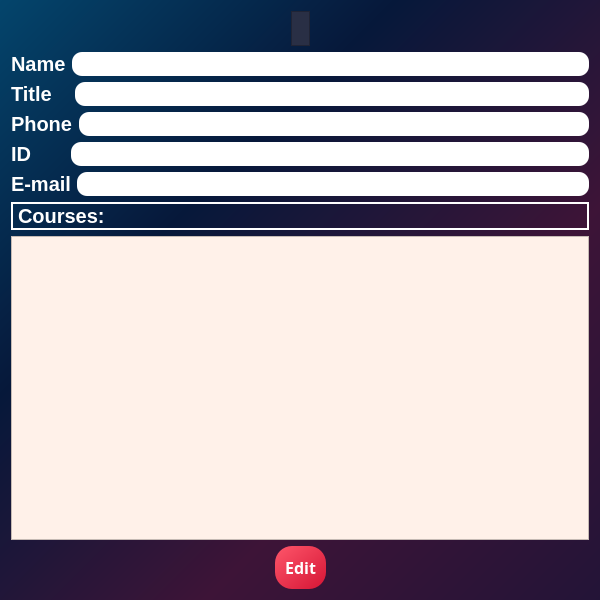
<?xml version="1.0" encoding="UTF-8"?>
<ui version="4.0">
 <class>ProfessorInfoPage</class>
 <widget class="QDialog" name="ProfessorInfoPage">
  <property name="geometry">
   <rect>
    <x>0</x>
    <y>0</y>
    <width>600</width>
    <height>600</height>
   </rect>
  </property>
  <property name="windowTitle">
   <string>Professor Info Page</string>
  </property>
  <property name="styleSheet">
   <string notr="true">/*Copyright (c) DevSec Studio. All rights reserved.

MIT License

Permission is hereby granted, free of charge, to any person obtaining a copy
of this software and associated documentation files (the &quot;Software&quot;), to deal
in the Software without restriction, including without limitation the rights
to use, copy, modify, merge, publish, distribute, sublicense, and/or sell
copies of the Software, and to permit persons to whom the Software is
furnished to do so, subject to the following conditions:

The above copyright notice and this permission notice shall be included in all
copies or substantial portions of the Software.

THE SOFTWARE IS PROVIDED *AS IS*, WITHOUT WARRANTY OF ANY KIND, EXPRESS OR
IMPLIED, INCLUDING BUT NOT LIMITED TO THE WARRANTIES OF MERCHANTABILITY,
FITNESS FOR A PARTICULAR PURPOSE AND NONINFRINGEMENT. IN NO EVENT SHALL THE
AUTHORS OR COPYRIGHT HOLDERS BE LIABLE FOR ANY CLAIM, DAMAGES OR OTHER
LIABILITY, WHETHER IN AN ACTION OF CONTRACT, TORT OR OTHERWISE, ARISING FROM,
OUT OF OR IN CONNECTION WITH THE SOFTWARE OR THE USE OR OTHER DEALINGS IN THE SOFTWARE.
*/

/*-----QWidget-----*/
QWidget
{
	background: qlineargradient(x1:0, y1:0, x2:1, y2:1, stop:0 #04456c, stop:0.33 #06183a, stop:0.67 #3d1437, stop:1 #231437);

	color: #ffffff;
	border-color: #000000;

}


/*-----QLabel-----*/
QLabel
{
	background-color: #292f45;
	color: #b9b9bb;
	border-color: #000000;

}


/*-----QPushButton-----*/
QPushButton
{
	background-color: #f0742f;
	color: #fff;
	font-weight: bold;
	border-style: solid;
	border-width: 1px;
	border-radius: 17px;
	border-color: #f0742f;
	padding: 10px;

}


QPushButton::hover
{
	background-color: #fc7c11;
	color: #fff;

}


QPushButton::pressed
{
	background-color: #ff6b35;
	color: #fff;

}


/*-----QToolButton-----*/
QToolButton
{
	background-color: #292f45;
	color: #000000;
	border-style: solid;
	border-color: #000000;

}


QToolButton::hover
{
	background-color: #fc7c11;
	color: #000000;
	padding: 2px;
	border-radius: 15px;
	border-color: #fc7c11;

}


QToolButton::pressed
{
	background-color: #fc7c11;
	color: #000000;
	border-style: solid;
	border-width: 2px;

}


/*-----QLineEdit-----*/
QLineEdit{
	background-color: rgb(255, 255, 255);
	color: #b9b9bb;
	font-weight: bold;
	border-style: solid;
	border-width: 2px;
	border-top: 0px;
	border-left: 0px;
	border-right: 0px;
	border-color: #b9b9bb;
	padding: 10px;

}


/*-----QCheckBox-----*/
QCheckBox
{
	background-color: transparent;
	color: #b9b9bb;
	font-weight: bold;

}


QCheckBox::indicator
{
    color: #b1b1b1;
    background-color: #00111d;
    border: 1px solid #f0742f;
    width: 12px;
    height: 12px;

}


QCheckBox::indicator:checked
{
    image:url(&quot;./ressources/check.png&quot;); /*To replace*/
	background-color: #1f2b2b;
    border: 1px solid #f0742f;

}


QCheckBox::indicator:unchecked:hover
{
    border: 1px solid #f0742f;

}


QCheckBox::disabled
{
	color: #656565;

}


QCheckBox::indicator:disabled
{
	background-color: #656565;
	color: #656565;
    border: 1px solid #656565;

}
</string>
  </property>
  <layout class="QVBoxLayout" name="verticalLayout">
   <item>
    <layout class="QHBoxLayout" name="horizontalLayout_2">
     <item>
      <spacer name="horizontalSpacer_3">
       <property name="orientation">
        <enum>Qt::Horizontal</enum>
       </property>
       <property name="sizeHint" stdset="0">
        <size>
         <width>40</width>
         <height>20</height>
        </size>
       </property>
      </spacer>
     </item>
     <item>
      <widget class="QLabel" name="FLNameLabel">
       <property name="font">
        <font>
         <pointsize>22</pointsize>
        </font>
       </property>
       <property name="frameShape">
        <enum>QFrame::StyledPanel</enum>
       </property>
       <property name="text">
        <string/>
       </property>
      </widget>
     </item>
     <item>
      <spacer name="horizontalSpacer_4">
       <property name="orientation">
        <enum>Qt::Horizontal</enum>
       </property>
       <property name="sizeHint" stdset="0">
        <size>
         <width>40</width>
         <height>20</height>
        </size>
       </property>
      </spacer>
     </item>
    </layout>
   </item>
   <item>
    <layout class="QHBoxLayout" name="horizontalLayout_6" stretch="0,1">
     <item>
      <widget class="QLabel" name="label_3">
       <property name="font">
        <font>
         <pointsize>-1</pointsize>
         <bold>true</bold>
        </font>
       </property>
       <property name="styleSheet">
        <string notr="true">color:#ffffff;
 font-weight: bold;
background: None;
font-size: 20px;</string>
       </property>
       <property name="frameShape">
        <enum>QFrame::NoFrame</enum>
       </property>
       <property name="text">
        <string>Name</string>
       </property>
      </widget>
     </item>
     <item>
      <widget class="QLabel" name="nameLabel">
       <property name="font">
        <font>
         <pointsize>12</pointsize>
        </font>
       </property>
       <property name="autoFillBackground">
        <bool>false</bool>
       </property>
       <property name="styleSheet">
        <string notr="true">  position: relative;
  display: inline-block;
  height: 32px;
  width: 240px;
  margin: 0;
  padding: 0;
  background-color: #fff;
  border: none;
  border-radius: 10px;</string>
       </property>
       <property name="frameShape">
        <enum>QFrame::Box</enum>
       </property>
       <property name="text">
        <string/>
       </property>
       <property name="openExternalLinks">
        <bool>false</bool>
       </property>
      </widget>
     </item>
    </layout>
   </item>
   <item>
    <layout class="QHBoxLayout" name="horizontalLayout_8" stretch="0,1">
     <item>
      <widget class="QLabel" name="label_14">
       <property name="font">
        <font>
         <pointsize>-1</pointsize>
         <bold>true</bold>
        </font>
       </property>
       <property name="styleSheet">
        <string notr="true">color:#ffffff;
 font-weight: bold;
background: None;
font-size: 20px;</string>
       </property>
       <property name="frameShape">
        <enum>QFrame::NoFrame</enum>
       </property>
       <property name="text">
        <string>Title   </string>
       </property>
      </widget>
     </item>
     <item>
      <widget class="QLabel" name="titleLabel">
       <property name="font">
        <font>
         <pointsize>12</pointsize>
        </font>
       </property>
       <property name="autoFillBackground">
        <bool>false</bool>
       </property>
       <property name="styleSheet">
        <string notr="true">  position: relative;
  display: inline-block;
  height: 32px;
  width: 240px;
  margin: 0;
  padding: 0;
  background-color: #fff;
  border: none;
  border-radius: 10px;</string>
       </property>
       <property name="frameShape">
        <enum>QFrame::Box</enum>
       </property>
       <property name="text">
        <string/>
       </property>
       <property name="openExternalLinks">
        <bool>false</bool>
       </property>
      </widget>
     </item>
    </layout>
   </item>
   <item>
    <layout class="QHBoxLayout" name="horizontalLayout_5" stretch="0,1">
     <item>
      <widget class="QLabel" name="label_16">
       <property name="font">
        <font>
         <pointsize>-1</pointsize>
         <bold>true</bold>
        </font>
       </property>
       <property name="styleSheet">
        <string notr="true">color:#ffffff;
 font-weight: bold;
background: None;
font-size: 20px;</string>
       </property>
       <property name="frameShape">
        <enum>QFrame::NoFrame</enum>
       </property>
       <property name="text">
        <string>Phone</string>
       </property>
      </widget>
     </item>
     <item>
      <widget class="QLabel" name="phoneLabel">
       <property name="font">
        <font>
         <pointsize>12</pointsize>
        </font>
       </property>
       <property name="autoFillBackground">
        <bool>false</bool>
       </property>
       <property name="styleSheet">
        <string notr="true">  position: relative;
  display: inline-block;
  height: 32px;
  width: 240px;
  margin: 0;
  padding: 0;
  background-color: #fff;
  border: none;
  border-radius: 10px;</string>
       </property>
       <property name="frameShape">
        <enum>QFrame::Box</enum>
       </property>
       <property name="text">
        <string/>
       </property>
       <property name="openExternalLinks">
        <bool>false</bool>
       </property>
      </widget>
     </item>
    </layout>
   </item>
   <item>
    <layout class="QHBoxLayout" name="horizontalLayout_7" stretch="0,1">
     <item>
      <widget class="QLabel" name="label_18">
       <property name="font">
        <font>
         <pointsize>-1</pointsize>
         <bold>true</bold>
        </font>
       </property>
       <property name="styleSheet">
        <string notr="true">color:#ffffff;
 font-weight: bold;
background: None;
font-size: 20px;</string>
       </property>
       <property name="frameShape">
        <enum>QFrame::NoFrame</enum>
       </property>
       <property name="text">
        <string>ID      </string>
       </property>
      </widget>
     </item>
     <item>
      <widget class="QLabel" name="idLabel">
       <property name="font">
        <font>
         <pointsize>12</pointsize>
        </font>
       </property>
       <property name="autoFillBackground">
        <bool>false</bool>
       </property>
       <property name="styleSheet">
        <string notr="true">  position: relative;
  display: inline-block;
  height: 32px;
  width: 240px;
  margin: 0;
  padding: 0;
  background-color: #fff;
  border: none;
  border-radius: 10px;</string>
       </property>
       <property name="frameShape">
        <enum>QFrame::Box</enum>
       </property>
       <property name="text">
        <string/>
       </property>
       <property name="openExternalLinks">
        <bool>false</bool>
       </property>
      </widget>
     </item>
    </layout>
   </item>
   <item>
    <layout class="QHBoxLayout" name="horizontalLayout_3" stretch="0,1">
     <item>
      <widget class="QLabel" name="label_12">
       <property name="font">
        <font>
         <pointsize>-1</pointsize>
         <bold>true</bold>
        </font>
       </property>
       <property name="styleSheet">
        <string notr="true">color:#ffffff;
 font-weight: bold;
background: None;
font-size: 20px;</string>
       </property>
       <property name="frameShape">
        <enum>QFrame::NoFrame</enum>
       </property>
       <property name="text">
        <string>E-mail</string>
       </property>
      </widget>
     </item>
     <item>
      <widget class="QLabel" name="emailLabel">
       <property name="font">
        <font>
         <pointsize>12</pointsize>
        </font>
       </property>
       <property name="autoFillBackground">
        <bool>false</bool>
       </property>
       <property name="styleSheet">
        <string notr="true">  position: relative;
  display: inline-block;
  height: 32px;
  width: 240px;
  margin: 0;
  padding: 0;
  background-color: #fff;
  border: none;
  border-radius: 10px;</string>
       </property>
       <property name="frameShape">
        <enum>QFrame::Box</enum>
       </property>
       <property name="text">
        <string/>
       </property>
       <property name="openExternalLinks">
        <bool>false</bool>
       </property>
      </widget>
     </item>
    </layout>
   </item>
   <item>
    <widget class="QLabel" name="label_6">
     <property name="font">
      <font>
       <pointsize>-1</pointsize>
       <bold>true</bold>
      </font>
     </property>
     <property name="styleSheet">
      <string notr="true">color:#ffffff;
 font-weight: bold;
background: None;
font-size: 20px;
border: 2px solid white;</string>
     </property>
     <property name="frameShape">
      <enum>QFrame::Box</enum>
     </property>
     <property name="text">
      <string>Courses:</string>
     </property>
    </widget>
   </item>
   <item>
    <widget class="QTableWidget" name="professorTableInfo">
     <property name="styleSheet">
      <string notr="true">QWidget {
    background-color: rgb(255, 241, 233);
    color: #ffffff;
 font-weight: bold;
}

QHeaderView::section {
    background-color: qlineargradient(spread:pad, x1:0, y1:0, x2:1, y2:1, stop:0 rgba(254, 86, 106, 255), stop:1 rgba(213, 21, 53, 255));
    padding: 4px;
    border: 1px solid #fffff8;
    font-size: 16pt;
}

QTableWidget {
    gridline-color: #fffff8;
    font-size: 14pt;
}

QTableView::item 
{
    font-size: 14pt;
	color: rgb(0, 0, 0);
    font-size: 14pt;
}
</string>
     </property>
     <property name="editTriggers">
      <set>QAbstractItemView::NoEditTriggers</set>
     </property>
     <property name="alternatingRowColors">
      <bool>true</bool>
     </property>
     <property name="selectionMode">
      <enum>QAbstractItemView::SingleSelection</enum>
     </property>
     <property name="selectionBehavior">
      <enum>QAbstractItemView::SelectRows</enum>
     </property>
     <property name="sortingEnabled">
      <bool>true</bool>
     </property>
     <attribute name="horizontalHeaderStretchLastSection">
      <bool>true</bool>
     </attribute>
    </widget>
   </item>
   <item>
    <layout class="QHBoxLayout" name="horizontalLayout">
     <item>
      <spacer name="horizontalSpacer">
       <property name="orientation">
        <enum>Qt::Horizontal</enum>
       </property>
       <property name="sizeHint" stdset="0">
        <size>
         <width>40</width>
         <height>20</height>
        </size>
       </property>
      </spacer>
     </item>
     <item>
      <widget class="QPushButton" name="editPushButton">
       <property name="font">
        <font>
         <family>Gilroy</family>
         <pointsize>12</pointsize>
         <italic>false</italic>
         <bold>true</bold>
        </font>
       </property>
       <property name="styleSheet">
        <string notr="true">background: qlineargradient(spread:pad, x1:0, y1:0, x2:1, y2:1, stop:0 rgba(254, 86, 106, 255), stop:1 rgba(213, 21, 53, 255));
border: none;
font-family: Gilroy,sans-serif;
</string>
       </property>
       <property name="text">
        <string>Edit</string>
       </property>
      </widget>
     </item>
     <item>
      <spacer name="horizontalSpacer_2">
       <property name="orientation">
        <enum>Qt::Horizontal</enum>
       </property>
       <property name="sizeHint" stdset="0">
        <size>
         <width>40</width>
         <height>20</height>
        </size>
       </property>
      </spacer>
     </item>
    </layout>
   </item>
  </layout>
 </widget>
 <resources/>
 <connections/>
</ui>
